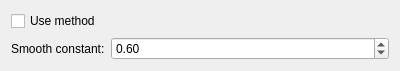
<?xml version="1.0" encoding="UTF-8"?>
<ui version="4.0">
 <class>QESSettingsWidget</class>
 <widget class="QWidget" name="QESSettingsWidget">
  <property name="geometry">
   <rect>
    <x>0</x>
    <y>0</y>
    <width>400</width>
    <height>70</height>
   </rect>
  </property>
  <property name="windowTitle">
   <string>Form</string>
  </property>
  <layout class="QFormLayout" name="formLayout">
   <item row="0" column="0">
    <widget class="QCheckBox" name="useMethod">
     <property name="text">
      <string>Use method</string>
     </property>
    </widget>
   </item>
   <item row="1" column="0">
    <widget class="QLabel" name="label">
     <property name="text">
      <string>Smooth constant:</string>
     </property>
    </widget>
   </item>
   <item row="1" column="1">
    <widget class="QDoubleSpinBox" name="smoothConstantSpinBox">
     <property name="value">
      <double>0.600000000000000</double>
     </property>
    </widget>
   </item>
  </layout>
 </widget>
 <resources/>
 <connections/>
</ui>
